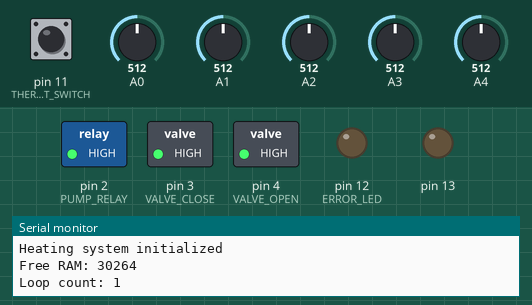
Recording of a sketch running on a simulated Arduino Uno, built with avr-gcc and run on an emulated ATmega328P. Shown: switched loads named in the sketch (green lamp = pin HIGH), output pins drawn as LEDs (lit = HIGH), the last lines printed to the serial monitor. The test bench sets the inputs (shaded band); at power-on: pin 11 (THERMOSTAT_SWITCH) HIGH, A0 = 512, A1 = 512, A2 = 512, A3 = 512, A4 = 512.

Above: at 46.6 s.
At 62.2 s:
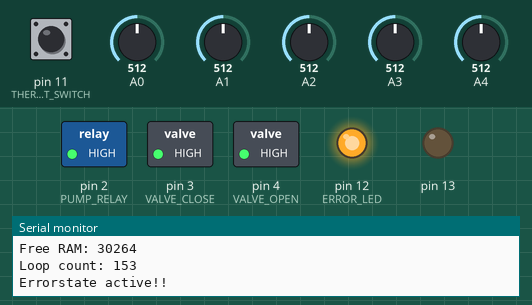
Timing chart, 0 to 66.1 s (numbered marks = the images above):
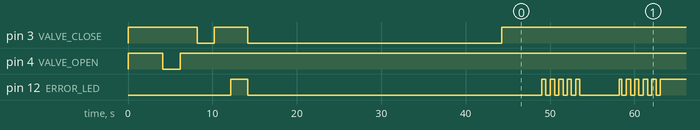

The sketch:

BoilerRoomCtrlV5.ino
```cpp
#include <PID_v1.h>
#include <avr/wdt.h>

// Pin definitions
#define PUMP_RELAY 2
#define VALVE_CLOSE 3
#define VALVE_OPEN 4
#define ERROR_LED 12
#define THERMOSTAT_SWITCH 11
#define ValveRuntime 30000 //ms for full way

// Analog input pins for PT100 sensors
#define AMBIENT_TEMP A0
#define TANK_TEMP A4
#define FLOW_TEMP A3
#define RETURN_TEMP A2
#define ROOM_TEMP A1

#define Ta1 -20 //[°C]        Points of heating curve
#define Ta2 -5 //[°C]
#define Ta3 10 //[°C]
#define Ta4 25 //[°C]
#define Tflr1 42 //[°C]
#define Tflr2 37 //[°C]
#define Tflr3 35 //[°C]
#define Tflr4 33 //[°C]


                              // PID parameters
double Setpoint, Input, Output;
double Kp = 5.0, Ki = 0.5, Kd = 0.0;
PID myPID(&Input, &Output, &Setpoint, Kp, Ki, Kd, DIRECT);  //DIRECT is control Logic here can be changed to REVERSE for cooling mode.
float flowWeight = 1.0;
float roomWeight = 0.0;
float weightedInput=20.0;


// System parameters


const unsigned long SENSOR_CHECK_INTERVAL = 5000; // 5 seconds


// Variables
float tankTemp, flowTemp, returnTemp, roomTemp, ambientTemp, dT1, dT2;
float dTratio;
float avgFlowReturnTemp;
bool systemActive = false;
bool errorState = false;
unsigned long lastSensorCheck = 0;
bool isPumpWorking=LOW;
//===========================================================================================================================================================7
void setup() {
  // Initialize watchdog timer
    wdt_disable();
    wdt_enable(WDTO_8S);

    // Initialize serial for debugging
  Serial.begin(9600);

  // Set pin modes
  pinMode(PUMP_RELAY, OUTPUT);
  pinMode(VALVE_OPEN, OUTPUT);
  pinMode(VALVE_CLOSE, OUTPUT);
  pinMode(ERROR_LED, OUTPUT);
  pinMode(13, OUTPUT);
  pinMode(THERMOSTAT_SWITCH, INPUT_PULLUP);

  // set  outputs
  digitalWrite(13, LOW); //because it was always on even if I did not used
  digitalWrite(PUMP_RELAY, HIGH);
  digitalWrite(VALVE_OPEN, HIGH);
  digitalWrite(VALVE_CLOSE, HIGH);
  digitalWrite(ERROR_LED, LOW);

  //test outputs
    digitalWrite(PUMP_RELAY, LOW);
    watchdogDelay(2000);
    digitalWrite(PUMP_RELAY, HIGH);
    watchdogDelay(2000);
    digitalWrite(VALVE_OPEN, LOW);
    watchdogDelay(2000);
    digitalWrite(VALVE_OPEN, HIGH);
    watchdogDelay(2000);
    digitalWrite(VALVE_CLOSE, LOW);
    watchdogDelay(2000);
    digitalWrite(VALVE_CLOSE, HIGH);
    watchdogDelay(2000);
    digitalWrite(ERROR_LED, HIGH);
    watchdogDelay(2000);
    digitalWrite(ERROR_LED, LOW);

Serial.println("Output test done, have you checked them???");


  // Initialize PID
  Setpoint = 35.0; // Initial target for flow modyfied with room temp.
  myPID.SetMode(AUTOMATIC);
  myPID.SetOutputLimits(-70, 70); // Full range for 3-point control
  Serial.println("PID intialization done");

  //setting Valve to zero
  digitalWrite(VALVE_CLOSE, LOW);
   Serial.println("Valve setting to minumum......pls Wait");
  watchdogDelay(ValveRuntime);
  digitalWrite(VALVE_CLOSE, HIGH);
  Serial.println("Valve set to minumum");

  // set analog reference input.
  analogReference(EXTERNAL);


  Serial.println("Heating system initialized");


}
//=============================================================================================================================================================7
void loop() {
  // Reset watchdog timer
  wdt_reset();
checkMemory();

  static unsigned long loopCount = 0;
    loopCount++;

    Serial.print("Loop count: ");
    Serial.println(loopCount);

    if (loopCount % 10 == 0) { // Print every 10 loops
        Serial.println("System still running...");
    }


  // Read sensors periodically
  if (millis() - lastSensorCheck > SENSOR_CHECK_INTERVAL) {
      // Read thermostat state
      watchdogDelay(500);
      systemActive = digitalRead(THERMOSTAT_SWITCH) == LOW;
    readAllSensors();
    lastSensorCheck = millis();
  }

  // Check for errors
  checkForErrors();

  if (errorState) {
    // Error state - turn off pump and valve, flash error LED
    Serial.println("Errorstate active!!");
    digitalWrite(PUMP_RELAY, HIGH);
    digitalWrite(VALVE_OPEN, HIGH);
    digitalWrite(VALVE_CLOSE, HIGH);
    resetPID();
    digitalWrite(ERROR_LED, (millis() % 1000) < 500); // Blink LED
    return;
  }

  if (!systemActive) {
    // System inactive - turn off pump and valve
    Serial.println("System inactive, no heat demand");
    digitalWrite(PUMP_RELAY, HIGH);
    digitalWrite(VALVE_OPEN, HIGH);
    digitalWrite(VALVE_CLOSE, HIGH);
    digitalWrite(ERROR_LED, LOW);
    resetPID();
    watchdogDelay(5000);
    return;
  }

// Control pump (on if we need heat and we have heat in the tank)
  if (tankTemp<=avgFlowReturnTemp+1) {
    digitalWrite(PUMP_RELAY, HIGH );
    digitalWrite(VALVE_OPEN, HIGH);
    digitalWrite(VALVE_CLOSE, HIGH);
    digitalWrite(ERROR_LED, HIGH);
    isPumpWorking=LOW;
    resetPID();
    Serial.println("Heat tank is discharged, ");
    watchdogDelay(5000);
    return;
  }
    if (tankTemp>=avgFlowReturnTemp+3) {
    digitalWrite(PUMP_RELAY, LOW );
    Serial.println("Heating is on ");
    digitalWrite(ERROR_LED, LOW);
    isPumpWorking=HIGH;
    watchdogDelay(5000);
    }
  else{
  Serial.println("No change in pump state");
  watchdogDelay(5000);
  }

  if(isPumpWorking==HIGH){
  // Update PID
  Input = weightedInput;
  myPID.Compute();
 // Control valve based on PID output
  controlValve(Output);
  }
}
//=============================================================================================================================================7
void readAllSensors() {
  tankTemp = readPT100(TANK_TEMP, 100.0);
  flowTemp = readPT100(FLOW_TEMP, 100.5);
  returnTemp = readPT100(RETURN_TEMP, 100.5);
  roomTemp = readPT100(ROOM_TEMP, 99.5);
  ambientTemp = readPT100(AMBIENT_TEMP, 100.0);
    avgFlowReturnTemp = (flowTemp + returnTemp) / 2.0;
  dT1=tankTemp-returnTemp;
  dT2=flowTemp-returnTemp;
  if (dT2==0){dT2=0.1;}
  dTratio=abs(dT1/dT2);
  dTratio= constrain(dTratio,0.1,20);

  // Update setpoint based on heating curve (adjust coefficients as needed)
  Setpoint = calculateHeatingCurve();
    weightedInput=calculateWeightedInput();


  Serial.print("Tank: "); Serial.print(tankTemp);
  Serial.print(" Flow: "); Serial.print(flowTemp);
  Serial.print(" Return: "); Serial.print(returnTemp);
  Serial.print(" Room: "); Serial.print(roomTemp);
  Serial.print(" Ambient: "); Serial.print(ambientTemp);
  Serial.print(" Setpoint: "); Serial.print(Setpoint);
  Serial.print(" Weightedinput: "); Serial.println(weightedInput);
}

float readPT100(int pin, float fixresistorvalue) {
  watchdogDelay(500);

  // Simple median filter instead of mode - uses less memory
  const int numReadings = 5;
  int readings[numReadings];

  // Take readings
  for (int i = 0; i < numReadings; i++) {
    readings[i] = analogRead(pin);
    delay(50);
  }

  // Sort and get median (middle value)
  for (int i = 0; i < numReadings - 1; i++) {
    for (int j = i + 1; j < numReadings; j++) {
      if (readings[i] > readings[j]) {
        int temp = readings[i];
        readings[i] = readings[j];
        readings[j] = temp;
      }
    }
  }

  int rawfiltered = readings[numReadings / 2]; // Median value

  wdt_reset();
  float voltage = rawfiltered * (5.0 / 1023.0);
  float resistance = (voltage * fixresistorvalue) / (5.0 - voltage);
  float temp = (resistance - 100.0) / 0.385;

  return temp;
}

float calculateHeatingCurve() {
  // Simple heating curve calculation
  float targetTemp = 0;

  if (ambientTemp < Ta1) {
    targetTemp = Tflr1;
  }
  else if (ambientTemp < Ta2) {
    targetTemp = (ambientTemp - Ta1) * (Tflr2 - Tflr1) / (Ta2 - Ta1) + Tflr1;
  }
  else if (ambientTemp < Ta3) {
    targetTemp = (ambientTemp - Ta2) * (Tflr3 - Tflr2) / (Ta3 - Ta2) + Tflr2;
  }
  else if (ambientTemp < Ta4) {
    targetTemp = (ambientTemp - Ta3) * (Tflr4 - Tflr3) / (Ta4 - Ta3) + Tflr3;
  }
  else {
    targetTemp = Tflr4;
  }

  return constrain(targetTemp, 20.0, 46.0);
}

    float calculateWeightedInput() {
      //This is the feedback we can mix the temperatures here as feedback.
      //Weighted average of flow/return temp and room temp
      /* Adjust weights based on your preference (0.0-1.0) it
      can be used as a feeled temp compensation regarding radiation of cold walls*/

      return (flowTemp * flowWeight) + ((roomTemp-22) * roomWeight);
    }

    void controlValve(double pidOutput) {
      // 3-point control for the mixing valve
      Serial.print("PID output is:");
      Serial.println(pidOutput);
      float time = ValveRuntime/3/dTratio;
      unsigned long time2=(unsigned long)time;
      if (time2<250){time2=250;}
      checkMemory();

       if (pidOutput > (30.0)) {
        // Need more heat - open valve
        digitalWrite(VALVE_OPEN, LOW);
        watchdogDelay(time2*2);
        digitalWrite(VALVE_OPEN, HIGH);
        digitalWrite(VALVE_CLOSE, HIGH);
        watchdogDelay(10000);  }


      else if (pidOutput > (10.0)) {
        // Need more heat - open valve
        digitalWrite(VALVE_OPEN, LOW);
        watchdogDelay(time2);
        digitalWrite(VALVE_OPEN, HIGH);
        digitalWrite(VALVE_CLOSE, HIGH);
        watchdogDelay(10000);
      } else if (pidOutput < -10.0) {
        // Need less heat - close valve
        digitalWrite(VALVE_OPEN, HIGH);
        digitalWrite(VALVE_CLOSE, LOW);
        watchdogDelay(time2);
        digitalWrite(VALVE_CLOSE, HIGH);
        watchdogDelay(10000);}
else if (pidOutput < -30.0) {
        // Need less heat - close valve
        digitalWrite(VALVE_OPEN, HIGH);
        digitalWrite(VALVE_CLOSE, LOW);
        watchdogDelay(time2*2);
        digitalWrite(VALVE_CLOSE, HIGH);
        watchdogDelay(10000);}

       else {
        // Within deadband - stop valve
        digitalWrite(VALVE_OPEN, HIGH);
        digitalWrite(VALVE_CLOSE, HIGH);
        watchdogDelay(10000);
      }
      }

void checkForErrors() {
  // Check for calculation failures
  if (isnan(tankTemp) || isnan(flowTemp) || isnan(returnTemp) ||
      isnan(roomTemp) || isnan(ambientTemp)) {
    errorState = true;
    return;
  }

  // Check for freeze or overheat or bad sensor circuit conditions
  if (flowTemp < 2.0 || returnTemp < 2.0 ||
      tankTemp < 2.0 || roomTemp < 2.0 ||
      flowTemp > 50.0 || returnTemp > 50.0 ||
      tankTemp > 95.0 || roomTemp > 40.0
      ) {
    errorState = true;
    return;
  }

  // Check for unreasonable temperature differences
  if ((returnTemp-flowTemp) > 4.0 ||(flowTemp-returnTemp)>15.0) {
    errorState = true;
    return;
  }

  // If we get here, no errors
  errorState = false;
}

void watchdogDelay(unsigned long ms) {
  // Delay function that resets the watchdog timer
  unsigned long start = millis();
  while ((millis() - start) < ms) {
    wdt_reset();
    delay(100);
  }
}

void resetPID() {
  myPID.SetMode(MANUAL);  // Turn off PID
  Output = 0;             // Reset output
  myPID.SetMode(AUTOMATIC); // Turn back on - this resets internals
}

void checkMemory() {
    Serial.print("Free RAM: ");
    Serial.println(freeRam());
}

int freeRam() {
    extern int __heap_start, *__brkval;
    int v;
    return (int) &v - (__brkval == 0 ? (int) &__heap_start : (int) __brkval);
}
```

Measured:
- by itself, pin 12 (ERROR_LED): moves between LOW and HIGH, repeating every 19.0 s
- by itself, everything shown: repeats every 19.0 s, in 22 steps
